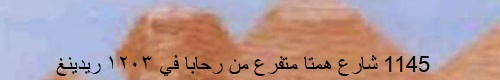
//> input picture preprocessing_c++/id.png, 500 x 80 px
$ ./main   (built with g++ and OpenCV 4)
//> lines starting //> are read from the running program, lines starting //| are printed output that depends on the picture; after the words box and inside, x2 and y2 are one past the last pixel; in counts of white or black regions, pixels touching at a corner belong together
#include <opencv2/opencv.hpp>
#include <iostream>

cv::Mat preprocess_image_predict(const std::string &image_path) {
    cv::Mat image = cv::imread(image_path, cv::IMREAD_COLOR);
//> image is the input picture: 80 rows x 500 cols, CV_8UC3; mean B, G, R 154.5, 153.7, 179.6

    if (image.empty()) {
        std::cerr << "Failed to open the image file at " << image_path << std::endl;
        exit(1);
    }
    cv::Mat resized_image;
    cv::resize(image, resized_image, cv::Size(500, 308));
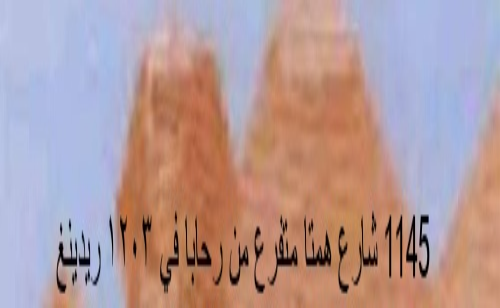
//> resized_image: 308 rows x 500 cols, CV_8UC3; mean B, G, R 154.4, 153.7, 179.5
    cv::Mat gray_image;
    cv::cvtColor(resized_image, gray_image, cv::COLOR_BGR2GRAY);
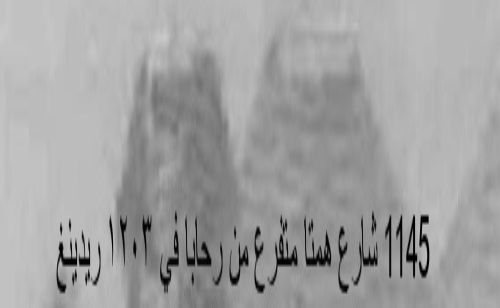
//> gray_image: 308 rows x 500 cols, CV_8UC1; min 0, max 203, mean 161.5
    cv::Mat adjusted_image;
    cv::convertScaleAbs(gray_image, adjusted_image, 2.2, 1);
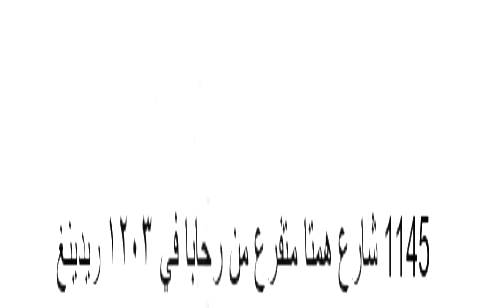
//> adjusted_image: 308 rows x 500 cols, CV_8UC1; min 1, max 255, mean 249.5
    cv::Mat denoised_image;
    cv::fastNlMeansDenoising(adjusted_image, denoised_image, 1, 7, 1);
    cv::Mat binary_image;
    cv::threshold(denoised_image, binary_image, 210, 255, cv::THRESH_BINARY);
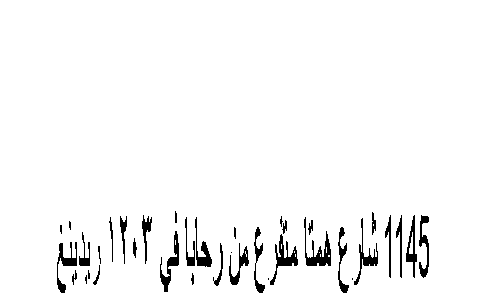
//> binary_image: 308 rows x 500 cols, CV_8UC1; 96.8% white; 37 black regions (8 under 20 px), largest, box (x1, y1, x2, y2) and area: (304, 217, 331, 266) 430, (270, 234, 298, 285) 401, (160, 231, 179, 292) 360
    return binary_image;
}


int main() {
    // replace it with your image path
    std::string image_path = "/media/khadija/3E2CC5A32CC55715/GitHub/OCR/preprocessing/id.png";
    cv::Mat preprocessed_image = preprocess_image_predict(image_path);


    // Display the preprocessed image
    cv::namedWindow("Preprocessed Image", cv::WINDOW_AUTOSIZE);
    cv::imshow("Preprocessed Image", preprocessed_image);
    cv::waitKey(0);

    // Save the preprocessed image
    cv::imwrite("preprocessed_image.jpg", preprocessed_image);

    return 0;
}
